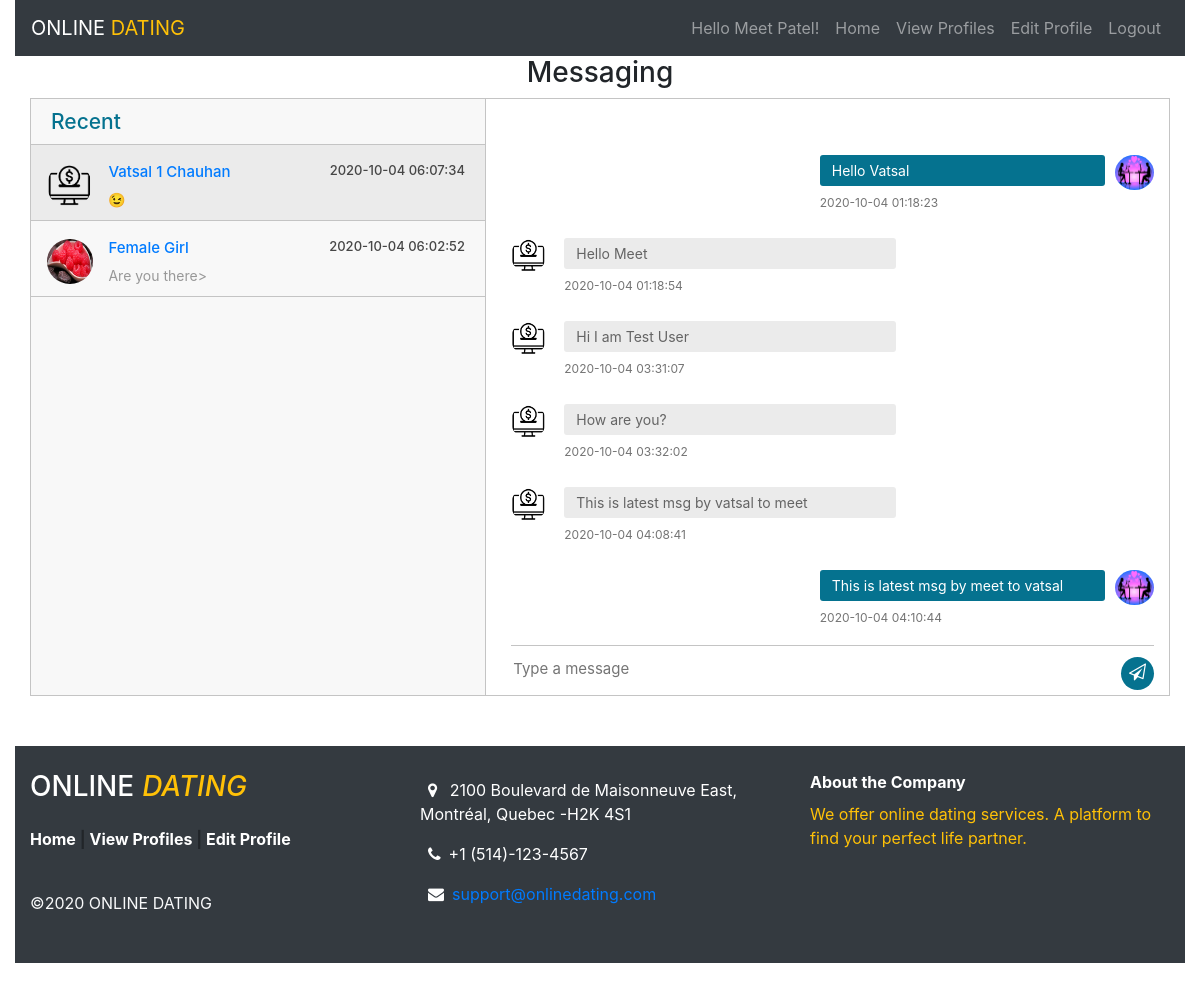
/chat-users.php?id=14 (signed in), run on the app's committed database.
### tables this page shows
CREATE TABLE `messages` (
  `id` int(50) NOT NULL,
  `msg_from_user_id` int(50) NOT NULL,
  `msg` varchar(500) NOT NULL,
  `msg_to_user_id` int(50) NOT NULL,
  `msg_date` datetime NOT NULL,
  `is_msg_read` tinyint(1) NOT NULL DEFAULT 0
);

CREATE TABLE `profile` (
  `id` int(50) NOT NULL,
  `email` varchar(500) NOT NULL,
  `password` varchar(500) NOT NULL,
  `firstName` varchar(50) NOT NULL,
  `lastName` varchar(50) NOT NULL,
  `city` varchar(50) NOT NULL,
  `bio` varchar(500) NOT NULL,
  `birthDate` date NOT NULL,
  `gender` varchar(50) NOT NULL,
  `imgUrl` text NOT NULL,
  `user_role` text NOT NULL,
  `created_date` datetime NOT NULL DEFAULT current_timestamp(),
  `modified_date` datetime DEFAULT NULL
);

### helper/helperFunctions.php (called while the page is built, shortened)
<?php
function IsVariableIsSetOrEmpty($variableToCheck): bool
{
    return false;
}

### chat-users.php (the view, shortened to what this page needs)
<?php
require("./helper/helperFunctions.php");
$userId = isset($_SESSION["userId"]) && !IsVariableIsSetOrEmpty($_SESSION["userId"]) ? $_SESSION["userId"] : 0;
$connection = getConnection();
$msgList = [];
$recentMsgList = [];
$msgToUserId = isset($_GET["id"]) && !IsVariableIsSetOrEmpty($_GET["id"]) ? $_GET["id"] : 0;
if ($msgToUserId !== 0) {
    $recentMsgQuery = "select *
from (
SELECT PROFILE
    .id,
    PROFILE.firstName,
    PROFILE.lastName,
    PROFILE.imgUrl,
    (
    SELECT
        msg
    FROM
        messages
    WHERE
        messages.msg_from_user_id = PROFILE.id OR messages.msg_to_user_id = PROFILE.id
    ORDER BY
        id
    DESC
LIMIT 1
) AS lastMessage,(
    SELECT
        msg_date
    FROM
        messages
    WHERE
        messages.msg_from_user_id = PROFILE.id OR messages.msg_to_user_id = PROFILE.id
    ORDER BY
        id
    DESC
LIMIT 1
) AS msgDate
FROM PROFILE
where id <> :userId
) X
WHERE lastMessage is not null";
    $recentQueryStmt = $connection->prepare($recentMsgQuery);
    $recentQueryStmt->bindParam(':userId', $userId);
    $recentQueryStmt->execute();
    $recentMsgList = $recentQueryStmt->fetchAll();
    $query = "SELECT m.id as msg_id
	  ,msg_from_user_id
      ,msg_to_user_id
      ,msg
      ,msg_date
      ,is_msg_read
      ,fromUser.id as fromUserId
      ,fromUser.firstName as fromFirstName
      ,fromUser.lastName as fromLastName
      ,fromUser.imgUrl as fromUserImgUrl
      ,toUser.id as toUserId
      ,toUser.firstName as toUserFirstName
      ,toUser.lastName as toUserLastName
      ,toUser.imgUrl as toUserImgUrl
FROM messages m
left join profile as fromUser on m.msg_from_user_id=fromUser.id
left JOIN profile as toUser on m.msg_to_user_id=toUser.id
WHERE (msg_from_user_id =:userId and msg_to_user_id=:sentToUserID) or (msg_from_user_id=:sentToUserID and msg_to_user_id=:userId)";
    $stmt = $connection->prepare($query);
    $stmt->bindParam(':userId', $userId);
    $stmt->bindParam(':sentToUserID', $_GET["id"]);
    $stmt->execute();
    $msgList = $stmt->fetchAll();
}
?>
<!doctype html>
<html lang="en">
<head>
    <?php include("./includes/header.php") ?>
    <link href="https://cdnjs.cloudflare.com/ajax/libs/font-awesome/4.7.0/css/font-awesome.css" type="text/css"
          rel="stylesheet"
    <link href="./css/style.css" rel="stylesheet" type="text/css">
</head>
<body>
<div class="container-fluid wrapper">
    <?php
    include("./includes/nav-bar.php")
    ?>
    <div class="row mb-10">
        <div class="container">
            <h3 class="mt-10 text-center">Messaging</h3>
            <div class="messaging">
                <div class="inbox_msg">
                    <div class="inbox_people">
                        <div class="headind_srch">
                            <div class="recent_heading">
                                <h4>Recent</h4>
                            </div>
                        </div>
                        <div class="inbox_chat">
                            <?php
                            foreach ($recentMsgList as $recentMsgItem) {
                                ?>
                                <div class="chat_list <?= $recentMsgItem["id"] === $msgToUserId ? "active_chat" : "" ?>">
                                    <div class="chat_people">
                                        <div class="chat_img">
                                            <img class="rounded-circle" src="<?= $recentMsgItem["imgUrl"] ?>"
                                                 alt="to-user-img">
                                        </div>
                                        <div class="chat_ib">
                                            <h5>
                                                <a href="./chat-users.php?id=<?= $recentMsgItem["id"] ?>"><?= $recentMsgItem["firstName"] . ' ' . $recentMsgItem["lastName"] ?></a>
                                                <span
                                                        class="chat_date"><?= $recentMsgItem["msgDate"] ?></span></h5>
                                            <p><?= $recentMsgItem["lastMessage"] ?></p>
                                        </div>
                                    </div>
                                </div>
                                <?php
                            }
                            ?>
                        </div>
                    </div>
                    <div class="mesgs">
                        <div class="msg_history">
                            <?php
                            foreach ($msgList
                                     as $item) {
                                if ($item["fromUserId"] === $userId) {
                                    ?>
                                    <div class="outgoing_msg">
                                        <div class="outgoing_msg_img">
                                            <img class="rounded-circle" src="<?= $item["fromUserImgUrl"] ?>" alt="img">
                                        </div>
                                        <div class="sent_msg">
                                            <p><?= $item["msg"] ?></p>
                                            <span class="time_date"><?= $item["msg_date"] ?></span>
                                        </div>
                                    </div>
                                    <?php
                                } else {
                                    ?>
                                    <div class="incoming_msg">
                                        <div class="incoming_msg_img">
                                            <img class="rounded-circle" src="<?= $item["fromUserImgUrl"] ?>" alt="img">
                                        </div>
                                        <div class="received_msg">
                                            <div class="received_withd_msg">
                                                <p><?= $item["msg"] ?></p>
                                                <span class="time_date"><?= $item["msg_date"] ?></span>
                                            </div>
                                        </div>
                                    </div>
                                    <?php
                                }
                            }
                            ?>
                        </div>
                        <div class="type_msg">
                            <div class="input_msg_write">
                                <form action="chat-users.php?id=<?= $msgToUserId ?>" method="post">
                                    <input type="text" name="msg" class="write_msg" placeholder="Type a message"
                                           required/>
                                    <button id="sendBtn" class="msg_send_btn" type="button">
                                        <i class="fa fa-paper-plane-o" aria-hidden="true"></i>
                                    </button>
                                </form>
                            </div>
                        </div>
                    </div>
                </div>
            </div>
        </div>
    </div>
    <?php include("./includes/footer.php") ?>
</div>
</body>
</html>

### includes/header.php (shortened to what this page needs)
<link rel="stylesheet" href="https://stackpath.bootstrapcdn.com/bootstrap/4.4.1/css/bootstrap.min.css"
>
<link rel="stylesheet" href="https://maxcdn.bootstrapcdn.com/font-awesome/4.7.0/css/font-awesome.min.css">

### includes/nav-bar.php (shortened to what this page needs)
<?php
include_once("./helper/helperFunctions.php");
$userId = 0;
$user = [];
if (isset($_SESSION["userId"])) {
    $userId = !IsVariableIsSetOrEmpty($_SESSION['userId']) ? $_SESSION['userId'] : 0;
    $user = $userId !== 0 && !IsVariableIsSetOrEmpty($_SESSION['user']) ? $_SESSION['user'] : [];
}
?>
<header>
    <nav class="navbar navbar-dark bg-dark navbar-expand-sm">
        <a class="navbar-brand" href="./index.php">
            ONLINE <span class="text-warning ">DATING</span>
        </a>
        <div class="collapse navbar-collapse justify-content-end" id="navbar-list-2">
            <ul class="navbar-nav">
                <?php
                if ($userId !== 0 && count($user) > 0) {
                    ?>
                    <li class="nav-item">
                        <a class="nav-link" href="#"
                           onclick="return false">Hello <?= $user["firstName"] . " " . $user["lastName"] ?>!</a>
                    </li>
                    <?php
                }
                ?>
                <li class="nav-item">
                    <a class="nav-link" href="./index.php">Home</a>
                </li>
                <li class="nav-item">
                    <a class="nav-link" href="./view-profiles.php">View Profiles</a>
                </li>
                <?php
                if ($userId !== 0) {
                    ?>
                    <li class="nav-item">
                        <a class="nav-link" href="./edit-profile.php">Edit Profile</a>
                    </li>
                    <li class="nav-item">
                        <a class="nav-link" href="./logout.php">Logout</a>
                    </li>
                    <?php
                }
                ?>
            </ul>
        </div>
    </nav>
</header>

### includes/footer.php (shortened to what this page needs)
<?php
include_once("./helper/helperFunctions.php");
$userId = 0;
if (isset($_SESSION["userId"])) {
    $userId = !IsVariableIsSetOrEmpty($_SESSION['userId']) ? $_SESSION['userId'] : 0;
}
?>
<footer class="mt-10 bg-dark">
    <div class="container">
        <div class="row ">
            <div class="col-md-4 text-center text-md-left ">
                <div class="py-0">
                    <h3 class="my-4 text-white">ONLINE<span class="mx-2 font-italic text-warning ">DATING</span>
                    </h3>
                    <p class="footer-links font-weight-bold">
                        <a class="text-white" href="./index.php">Home</a>
                        |
                        <a class="text-white" href="./view-profiles.php">View Profiles</a>
                        <?php
                        if ($userId === 0) {
                            ?>
                            |
                            <a class="text-white" href="./login.php">Login</a>
                            |
                            <a class="text-white" href="./register.php">Register</a>
                            <?php
                        } else {
                            ?>
                            |
                            <a class="text-white" href="./edit-profile.php">Edit Profile</a>
                            <?php
                        }
                        ?>
                    </p>
                    <p class="text-light py-4 mb-4">&copy;<?php echo date("Y"); ?> ONLINE DATING</p>
                </div>
            </div>
            <div class="col-md-4 text-white text-center text-md-left ">
                <div class="py-2 my-4">
                    <div>
                        <p class="text-white"><i class="fa fa-map-marker mx-2 "></i>
                            2100 Boulevard de Maisonneuve East,
                            Montréal,
                            Quebec -H2K 4S1</p>
                    </div>
                    <div>
                        <p><i class="fa fa-phone  mx-2 "></i>+1 (514)-123-4567</p>
                    </div>
                    <div>
                        <p><i class="fa fa-envelope  mx-2"></i><a href="mailto:support@onlinedating.com">support@onlinedating.com</a>
                        </p>
                    </div>
                </div>
            </div>
            <div class="col-md-4 text-white my-4 text-center text-md-left ">
                <span class=" font-weight-bold ">About the Company</span>
                <p class="text-warning my-2">We offer online dating services. A platform to find your perfect life
                    partner.</p>
            </div>
        </div>
    </div>
</footer>

### chat-users.php (style rules this page uses)
.container { max-width: 1170px; margin: auto; }
img { max-width: 100%; }
.inbox_people { background: #f8f8f8 none repeat scroll 0 0; float: left; overflow: hidden; width: 40%; border-right: 1px solid #c4c4c4; }
.inbox_msg { border: 1px solid #c4c4c4; clear: both; overflow: hidden; }
.recent_heading { float: left; width: 40%; }
.headind_srch { padding: 10px 29px 10px 20px; overflow: hidden; border-bottom: 1px solid #c4c4c4; }
.recent_heading h4 { color: #05728f; font-size: 21px; margin: auto; }
.chat_ib h5 { font-size: 15px; color: #464646; margin: 0 0 8px 0; }
.chat_ib h5 span { font-size: 13px; float: right; }
.chat_ib p { font-size: 14px; color: #989898; margin: auto }
.chat_img { float: left; width: 11%; }
.chat_img img { height: 45px; }
.chat_ib { float: left; padding: 0 0 0 15px; width: 88%; }
.chat_people { overflow: hidden; clear: both; }
.chat_list { border-bottom: 1px solid #c4c4c4; margin: 0; padding: 18px 16px 10px; }
.inbox_chat { height: 550px; overflow-y: scroll; }
.active_chat { background: #ebebeb; }
.incoming_msg_img { display: inline-block; width: 6%; }
.received_msg { display: inline-block; padding: 0 0 0 10px; vertical-align: top; width: 92%; }
.received_withd_msg p { background: #ebebeb none repeat scroll 0 0; border-radius: 3px; color: #646464; font-size: 14px; margin: 0; padding: 5px 10px 5px 12px; width: 100%; }
.time_date { color: #747474; display: block; font-size: 12px; margin: 8px 0 0; }
.received_withd_msg { width: 57%; }
.mesgs { float: left; padding: 30px 15px 0 25px; width: 60%; }
.sent_msg p { background: #05728f none repeat scroll 0 0; border-radius: 3px; font-size: 14px; margin: 0; color: #fff; padding: 5px 10px 5px 12px; width: 100%; }
.outgoing_msg, .incoming_msg { overflow: hidden; margin: 26px 0 26px; }
.outgoing_msg_img { display: inline-block; width: 6%; float: right; }
.outgoing_msg_img img, .incoming_msg_img img { height: 35px; }
.sent_msg { float: right; width: 46%; padding: 0 10px 0 0px; }
.input_msg_write input { background: rgba(0, 0, 0, 0) none repeat scroll 0 0; border: medium none; color: #4c4c4c; font-size: 15px; min-height: 48px; width: 100%; }
.type_msg { border-top: 1px solid #c4c4c4; position: relative; }
.msg_send_btn { background: #05728f none repeat scroll 0 0; border: medium none; border-radius: 50%; color: #fff; cursor: pointer; font-size: 17px; height: 33px; position: absolute; right: 0; top: 11px; width: 33px; }
.messaging { padding: 0 0 50px 0; }
.msg_history { height: 516px; overflow-y: auto; }

### data on the page
messages: msg_from_user.imgUrl (picture), msg "Hello Vatsal", msg_date "2020-10-04 01:18:23"
messages: msg_from_user.imgUrl (picture), msg "Hello Meet", msg_date "2020-10-04 01:18:54"
messages: msg_from_user.imgUrl (picture), msg "Hi I am Test User", msg_date "2020-10-04 03:31:07"
messages: msg_from_user.imgUrl (picture), msg "How are you?", msg_date "2020-10-04 03:32:02"
messages: msg_from_user.imgUrl (picture), msg "This is latest msg by vatsal to meet", msg_date "2020-10-04 04:08:41"
messages: msg_from_user.imgUrl (picture), msg "This is latest msg by meet to vatsal", msg_date "2020-10-04 04:10:44"

### other printed values
$user["firstName"] "Meet"
$user["lastName"] "Patel"
$recentMsgItem["firstName"] "Vatsal 1"
$recentMsgItem["lastName"] "Chauhan"
$recentMsgItem["msgDate"] "2020-10-04 06:07:34"
$recentMsgItem["lastMessage"] "😉"
$recentMsgItem["firstName"] "Female"
$recentMsgItem["lastName"] "Girl"
$recentMsgItem["msgDate"] "2020-10-04 06:02:52"
$recentMsgItem["lastMessage"] "Are you there>"
